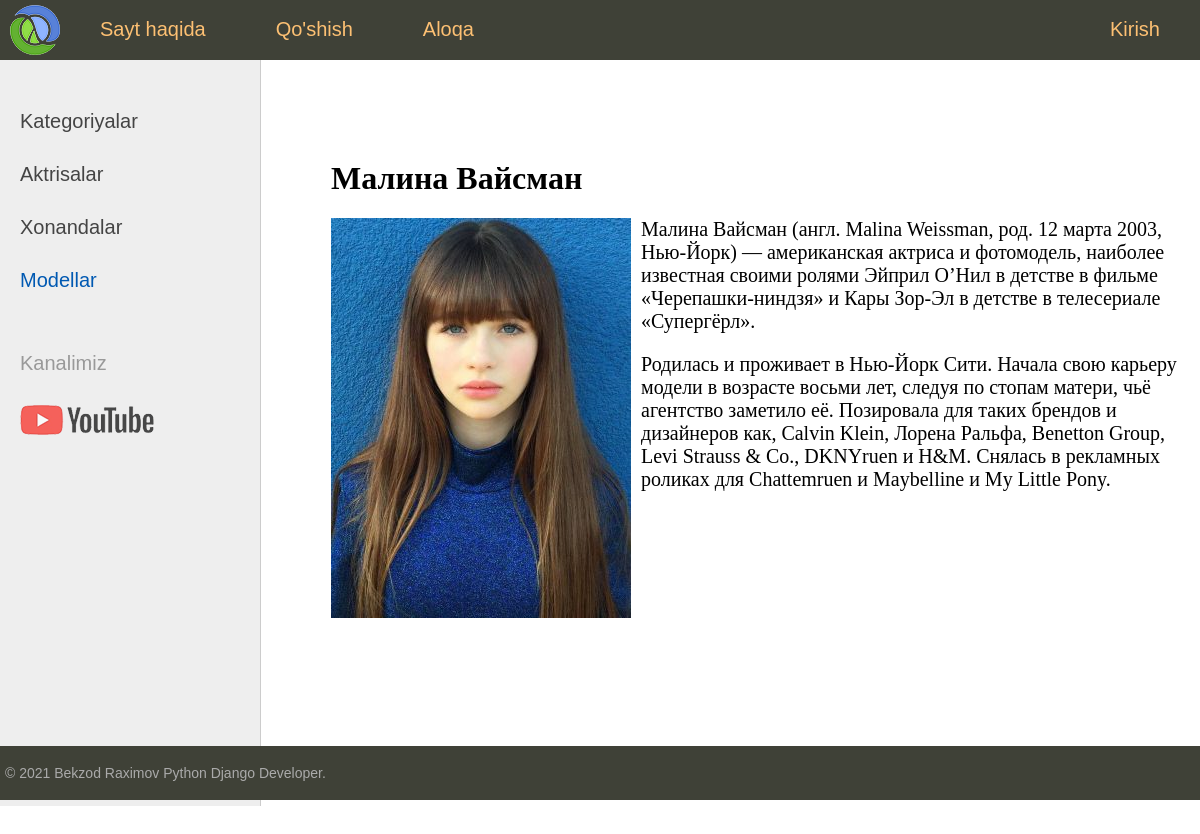
Page /post/malina-vajsman/ on the committed database.
### women/models.py (models this page shows, shortened)
class Category(models.Model):
    name = models.CharField(max_length=100, db_index=True, verbose_name = 'Kategoriya')
    slug = models.SlugField(max_length = 255, unique = True, db_index = True, verbose_name = 'URL')
    class Meta:
        verbose_name = 'Kategoriya'
        verbose_name_plural = 'Kategoriyalar'
        ordering = ['id']
    def get_absolute_url(self):
        return reverse('category', kwargs = {'cat_id': self.pk})

class Women(models.Model):
    title = models.CharField(max_length = 255, verbose_name = 'Sarlavha')
    slug = models.SlugField(max_length = 255, unique = True, db_index = True, verbose_name = 'URL')
    content = models.TextField(blank = True, verbose_name = 'Matn')
    photo = models.ImageField(upload_to = 'photos/%Y/%m/%d/', verbose_name = 'Rasm')
    time_create = models.DateTimeField(auto_now_add = True, verbose_name = 'Yaratilgan sana')
    time_update = models.DateTimeField(auto_now = True, verbose_name = "O'zgartirilgan sana")
    is_published = models.BooleanField(default = True, verbose_name = 'Publikatsiya')
    cat = models.ForeignKey('Category', on_delete = models.PROTECT, verbose_name = 'Kategoriya')
    class Meta:
        verbose_name = 'Mashhur ayol'
        verbose_name_plural = 'Mashhur ayollar'
        ordering = ['-time_update']

### women/views.py (the view)
# urls.py: path('post/<slug:post_slug>/', show_post, name = 'post'),
def show_post(request, post_slug):
    post = get_object_or_404(Women, slug=post_slug)
    context = {
        'post': post,
        'menu': menu,
        'title': post.title,
        'cat_selected': post.cat_id,
    }
    return render(request, 'women/post.html', context)

### women/templatetags/women_tags.py (called while the page is built)
@register.inclusion_tag('women/list_categories.html')
def show_categories(sort=None, cat_selected=0):
    if not sort:
        cats = Category.objects.all()
    else:
        cats = Category.objects.order_by(sort)
    return {'cats': cats, 'cat_selected': cat_selected}

### women/templates/women/post.html
{% extends 'women/base.html' %}
{% block content %}
<h1>{{ post.title }}</h1>
{% if post.photo %}
<p><img class="img-article-left" src="{{ post.photo.url }}" alt="{{ post.title }}"></p>
{% endif %}
{{ post.content|linebreaks }}
{% endblock %}

### women/templates/women/list_categories.html
{% for c in cats %}
  {% if c.pk == cat_selected %}
    <li class="selected">{{c.name}}</li>
  {% else %}
    <li><a href="{{ c.get_absolute_url }}"> {{ c.name }}</a></li>
  {% endif %}
{% endfor %}

### women/static/women/css/styles.css (style rules this page uses)
html, body { font-family: 'Arial'; margin: 0; padding: 0; height: 100%; width: 100%; color: #444; }
a { color: #0059b2; text-decoration: none; }
img { max-width: 600px; height: auto; }
img.img-article-left { max-width: 300px; height: auto; float: left; padding: 0 10px 10px 0; }
.left-chapters ul li { margin: 30px 0 0 0; color: #999; }
.left-chapters ul li.selected { color: #0059b2; }
.left-chapters ul li a { color: #444; text-decoration: none; }
.content-text h1 { font-size: 32px; }

### rows in the picture
Category: name "Aktrisalar"
Category: name "Xonandalar"
Category: name "Modellar"
Women: title "Малина Вайсман", photo (picture), content "Малина Вайсман (англ. Malina Weissman, род. 12 марта 2003, Нью-Йорк) — американская актриса и фотомодель, наиболее известная своими ролями Эйприл О’Нил в детстве в фильме «Черепашки-ниндзя» и Кары Зор-Эл в детстве в телесериале «Супергёрл». Родилась и проживает в Нью-Йорк Сити. Начала свою карьеру модели в возрасте восьми лет, следуя по стопам матери, чьё агентство заметило её. Позировала для таких брендов и дизайнеров как, Calvin Klein, Лорена Ральфа, Benetton Group, Levi Strauss & Co., DKNYruen и H&M. Снялась в рекламных роликах для Chattemruen и Maybelline и My Little Pony."

### other values in the picture
{{ m.title }} "Sayt haqida" "Qo'shish" "Aloqa"
{{ m.title }} "Kirish"
